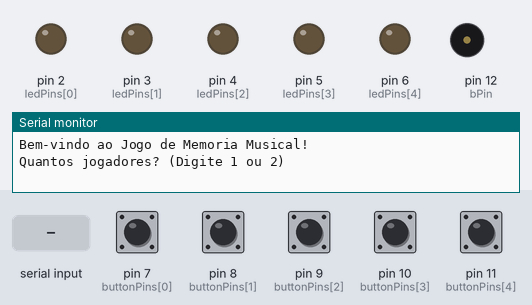
The sketch below on a simulated Arduino Uno, built with avr-gcc and run on an emulated ATmega328P. Shown: output pins drawn as LEDs (lit = HIGH), buzzer (waves = sounding), the last lines printed to the serial monitor. Dashed ring = blinking. Inputs (shaded band) come from the test bench; at power-on: pin 7 (buttonPins[0]), pin 8 (buttonPins[1]), pin 9 (buttonPins[2]), pin 10 (buttonPins[3]), pin 11 (buttonPins[4]) HIGH. Random numbers use the default seed unless the sketch sets one.

Above: at 1.2 s.
1.3 s: "30,150\n" received over Serial
At 2.0 s:
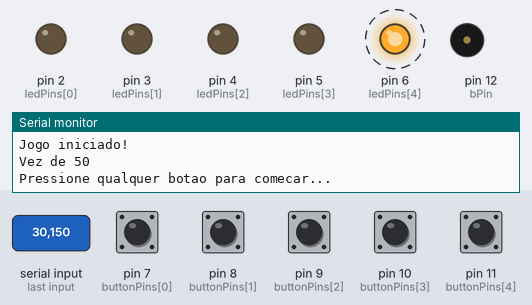
At 2.45 s:
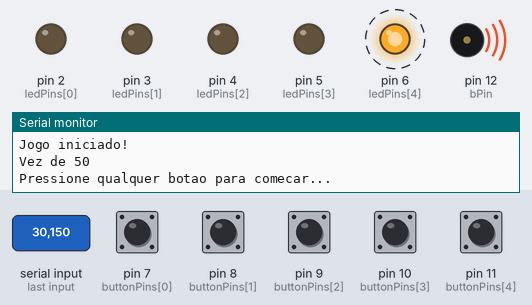
4.3 s: pin 7 (buttonPins[0]) pulled LOW for 1 s
At 9.3 s:
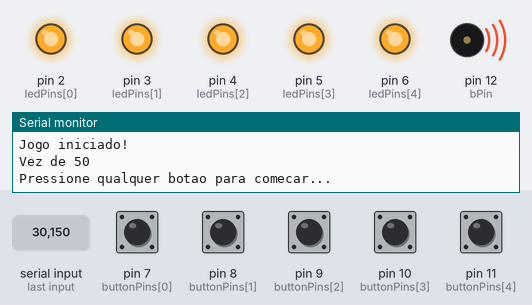
Timing chart, 0 to 18.5 s (numbered marks = the images above; inputs shaded):
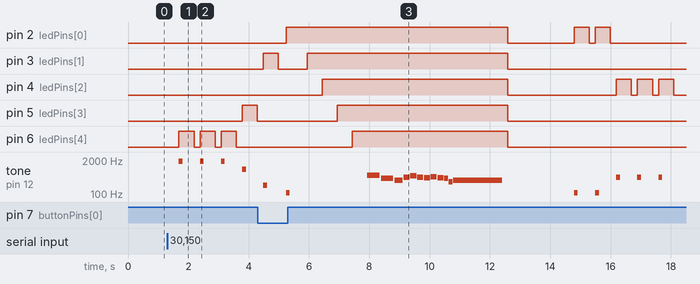

The sketch:

copy_of_jogo_da_memoria1.ino
```cpp
/*
 * Jogo de Memória Musical Multiplayer
 *
 * Funcionalidades:
 * - 1 ou 2 jogadores
 * - Registro de nomes dos jogadores
 * - Cronometragem de tempo para cada jogador
 * - Ranking ao final
 * - Feedback sonoro
 */

#define NOTE_B0  31
#define NOTE_C1  33
#define NOTE_CS1 35
#define NOTE_D1  37
#define NOTE_DS1 39
#define NOTE_E1  41
#define NOTE_F1  44
#define NOTE_FS1 46
#define NOTE_G1  49
#define NOTE_GS1 52
#define NOTE_A1  55
#define NOTE_AS1 58
#define NOTE_B1  62
#define NOTE_C2  65
#define NOTE_CS2 69
#define NOTE_D2  73
#define NOTE_DS2 78
#define NOTE_E2  82
#define NOTE_F2  87
#define NOTE_FS2 93
#define NOTE_G2  98
#define NOTE_GS2 104
#define NOTE_A2  110
#define NOTE_AS2 117
#define NOTE_B2  123
#define NOTE_C3  131
#define NOTE_CS3 139
#define NOTE_D3  147
#define NOTE_DS3 156
#define NOTE_E3  165
#define NOTE_F3  175
#define NOTE_FS3 185
#define NOTE_G3  196
#define NOTE_GS3 208
#define NOTE_A3  220
#define NOTE_AS3 233
#define NOTE_B3  247
#define NOTE_C4  262
#define NOTE_CS4 277
#define NOTE_D4  294
#define NOTE_DS4 311
#define NOTE_E4  330
#define NOTE_F4  349
#define NOTE_FS4 370
#define NOTE_G4  392
#define NOTE_GS4 415
#define NOTE_A4  440
#define NOTE_AS4 466
#define NOTE_B4  494
#define NOTE_C5  523
#define NOTE_CS5 554
#define NOTE_D5  587
#define NOTE_DS5 622
#define NOTE_E5  659
#define NOTE_F5  698
#define NOTE_FS5 740
#define NOTE_G5  784
#define NOTE_GS5 831
#define NOTE_A5  880
#define NOTE_AS5 932
#define NOTE_B5  988
#define NOTE_C6  1047
#define NOTE_CS6 1109
#define NOTE_D6  1175
#define NOTE_DS6 1245
#define NOTE_E6  1319
#define NOTE_F6  1397
#define NOTE_FS6 1480
#define NOTE_G6  1568
#define NOTE_GS6 1661
#define NOTE_A6  1760
#define NOTE_AS6 1865
#define NOTE_B6  1976
#define NOTE_C7  2093
#define NOTE_CS7 2217
#define NOTE_D7  2349
#define NOTE_DS7 2489
#define NOTE_E7  2637
#define NOTE_F7  2794
#define NOTE_FS7 2960
#define NOTE_G7  3136
#define NOTE_GS7 3322
#define NOTE_A7  3520
#define NOTE_AS7 3729
#define NOTE_B7  3951
#define NOTE_C8  4186
#define NOTE_CS8 4435
#define NOTE_D8  4699
#define NOTE_DS8 4978
#define REST      0

// Configurações do jogo
const int bPin = 12;
int melodyOg[] = { NOTE_A2, NOTE_A3, NOTE_A4, NOTE_A5, NOTE_A6 };
int noteDurationOg = 1000/8;
int ledPins[5] = {2, 3, 4, 5, 6};
int buttonPins[5] = {7, 8, 9, 10, 11};
int sequence[5] = {-1, -1, -1, -1, -1};
int play[5] = {-1, -1, -1, -1, -1};

// Variáveis do jogo
int count = 0;
int numJogadores = 1;
int jogadorAtual = 0;
unsigned long tempoInicio = 0;
unsigned long tempoJogada[2] = {0, 0};
String nomesJogadores[2] = {"", ""};
bool aguardandoInput = true;
bool gameStarted = false;
int Tempo = (60000/128)*4;

// Variáveis para música de vitória
volatile int currentNote = 0;
volatile bool playingVictory = false;

// Melodia de vitória
const int victoryMelody[] = {
  NOTE_C5,16, NOTE_B4,16, NOTE_C5,4, NOTE_E5,4,
  NOTE_FS5,4, NOTE_A5,16, NOTE_G5,16, NOTE_A5,8, NOTE_G5,8, NOTE_FS5,8, NOTE_A5,8,
  NOTE_G5,4, NOTE_B5,16, NOTE_A5,16, NOTE_B5,4, NOTE_E5,4,
  NOTE_C5,16, NOTE_B4,16, NOTE_C5,8, NOTE_B4,8, NOTE_A4,4,
  NOTE_FS5,4, NOTE_A5,16, NOTE_G5,16, NOTE_A5,8, NOTE_G5,8, NOTE_FS5,8, NOTE_A5,8,
  NOTE_G5,3, NOTE_FS5,16, NOTE_G5,16, NOTE_A5,3, NOTE_G5,16, NOTE_A5,16,
  NOTE_B5,8, NOTE_A5,8, NOTE_G5,8, NOTE_FS5,8, NOTE_E5,4, NOTE_B4,4, NOTE_C5,1
};

const int victoryDurations[] = {
  16,16,4,4,4,16,16,8,8,8,8,
  4,16,16,4,4,16,16,8,8,4,
  4,16,16,8,8,8,8,
  3,16,16,3,16,16,
  8,8,8,8,4,4,1
};

void setup() {
  Serial.begin(9600);

  // Configura pinos
  for(int i = 0; i < 5; i++){
    pinMode(ledPins[i], OUTPUT);
    pinMode(buttonPins[i], INPUT_PULLUP);
  }

  // Mensagem inicial
  Serial.println("Bem-vindo ao Jogo de Memoria Musical!");
  Serial.println("Quantos jogadores? (Digite 1 ou 2)");
}

void loop() {
  if (aguardandoInput) {
    if (!gameStarted) {
      tratarSelecaoJogadores();
    } else {
      tratarNomesJogadores();
    }
  } else {
    if (jogadorAtual < numJogadores) {
      jogarPartida();
    } else {
      mostrarRanking();
      // Reinicia o jogo
      aguardandoInput = true;
      gameStarted = false;
      jogadorAtual = 0;
      Serial.println("\n\nNovo jogo!");
      Serial.println("Quantos jogadores? (Digite 1 ou 2)");
    }
  }
}

void tratarSelecaoJogadores() {
  if (Serial.available() > 0) {
    char c = Serial.read();
    if (c == '1' || c == '2') {
      numJogadores = c - '0';
      gameStarted = true;
      aguardandoInput = true;
      Serial.print("\nJogadores selecionados: ");
      Serial.println(numJogadores);
      Serial.println("Digite o nome do Jogador 1 e pressione ENTER:");
    } else {
      Serial.println("Entrada invalida! Digite 1 ou 2");
    }
  }
}

void tratarNomesJogadores() {
  if (Serial.available() > 0) {
    String nome = Serial.readStringUntil('\n');
    nome.trim();

    if (nome.length() > 0) {
      nomesJogadores[jogadorAtual] = nome;
      jogadorAtual++;

      if (jogadorAtual < numJogadores) {
        Serial.print("Digite o nome do Jogador ");
        Serial.print(jogadorAtual + 1);
        Serial.println(" e pressione ENTER:");
      } else {
        aguardandoInput = false;
        jogadorAtual = 0;
        randomSeed(analogRead(A1));
        Serial.println("\nJogo iniciado!");
      }
    }
  }
}

void jogarPartida() {
  Serial.print("\nVez de ");
  Serial.println(nomesJogadores[jogadorAtual]);
  Serial.println("Pressione qualquer botao para comecar...");

  // Espera qualquer botão ser pressionado para começar
  while (true) {
    for (int i = 0; i < 5; i++) {
      if (digitalRead(buttonPins[i]) == LOW) {
        delay(300); // Debounce
        break;
      }
    }
    break;
  }

  tempoInicio = millis();
  playSequence();

  while (count < 5) {
    for (int i = 0; i < 5; i++) {
      if (digitalRead(buttonPins[i]) == LOW) {
        delay(250);
        tone(bPin, melodyOg[i], noteDurationOg);
        digitalWrite(ledPins[i], HIGH);
        play[count] = i;
        count++;
        delay(200);
        digitalWrite(ledPins[i], LOW);
        validatePlay();
      }
    }
  }

  // Jogador acertou
  tempoJogada[jogadorAtual] = millis() - tempoInicio;
  Serial.print("Parabens, ");
  Serial.print(nomesJogadores[jogadorAtual]);
  Serial.print("! Tempo: ");
  Serial.print(tempoJogada[jogadorAtual] / 1000);
  Serial.println(" segundos");

  startVictoryMusic();
  delay(3000);

  // Prepara próximo jogador
  count = 0;
  jogadorAtual++;
  if (jogadorAtual < numJogadores) {
    resetGameForNextPlayer();
  }
}

void resetGameForNextPlayer() {
  for (int i = 0; i < 5; i++) {
    play[i] = -1;
    digitalWrite(ledPins[i], LOW);
  }
  randomSeed(analogRead(A1));
}

void mostrarRanking() {
  Serial.println("\n=== RESULTADO FINAL ===");

  if (numJogadores == 1) {
    Serial.print(nomesJogadores[0]);
    Serial.print(" completou em ");
    Serial.print(tempoJogada[0] / 1000);
    Serial.println(" segundos");
  } else {
    // Determina o vencedor
    int vencedor = tempoJogada[0] < tempoJogada[1] ? 0 : 1;

    Serial.print("Vencedor: ");
    Serial.print(nomesJogadores[vencedor]);
    Serial.print(" (");
    Serial.print(tempoJogada[vencedor] / 1000);
    Serial.println(" segundos)");

    Serial.print(nomesJogadores[1 - vencedor]);
    Serial.print(": ");
    Serial.print(tempoJogada[1 - vencedor] / 1000);
    Serial.println(" segundos");
  }
}

void playSequence() {
  for (int i = 0; i < 5; i++) {
    int randomNumber = random(5);
    sequence[i] = randomNumber;
  }

  for (int i = 0; i < 5; i++) {
    delay(200);
    tone(bPin, melodyOg[sequence[i]], noteDurationOg);
    digitalWrite(ledPins[sequence[i]], HIGH);
    delay(500);
    digitalWrite(ledPins[sequence[i]], LOW);
  }
}

void validatePlay() {
  for (int i = 0; i < 5; i++) {
    if (play[i] != -1 && play[i] != sequence[i]) {
      // Jogador errou
      for (int j = 0; j < 5; j++) {
        digitalWrite(ledPins[j], HIGH);
        delay(500);
      }

      gameOverMusic();

      // Reinicia a tentativa
      for (int j = 0; j < 5; j++) {
        play[j] = -1;
        digitalWrite(ledPins[j], LOW);
      }

      count = 0;
      Serial.println("Sequencia errada. Tente novamente...");
      delay(2000);
      playSequence();
      return;
    }
  }
}

void startVictoryMusic() {
  playingVictory = true;
  currentNote = 0;
  setupTimer1();
}

void setupTimer1() {
  // Configura TIMER1 para controle da música
  TCCR1A = 0;                // Modo normal
  TCCR1B = 0;                // Limpa registrador
  TCNT1 = 0;                 // Zera temporizador
  OCR1A = 31250;             // Valor para interrupção
  TCCR1B |= (1 << WGM12);    // Modo CTC
  TCCR1B |= (1 << CS12) | (1 << CS10); // Prescaler 1024
  TIMSK1 |= (1 << OCIE1A);   // Habilita interrupção
}

ISR(TIMER1_COMPA_vect) {
  if (playingVictory) {
    if (currentNote < sizeof(victoryMelody)/sizeof(victoryMelody[0])) {
      int note = victoryMelody[currentNote];
      int duration = victoryDurations[currentNote];

      if (note > 0) {
        tone(bPin, note, Tempo/duration);
      }

      currentNote++;
      OCR1A = (Tempo/duration) * 15625 / 1000;
    } else {
      playingVictory = false;
      noTone(bPin);
      TIMSK1 &= ~(1 << OCIE1A); // Desabilita interrupção
    }
  }
}

void gameOverMusic() {
  int tempo = 200;
  int melody[] = {
    NOTE_C5,-4, NOTE_G4,-4, NOTE_E4,4,
    NOTE_A4,-8, NOTE_B4,-8, NOTE_A4,-8, NOTE_GS4,-8, NOTE_AS4,-8, NOTE_GS4,-8,
    NOTE_G4,8, NOTE_D4,8, NOTE_E4,-1,
  };

  int notes = sizeof(melody) / sizeof(melody[0]) / 2;
  int wholenote = (60000 * 4) / tempo;
  int divider = 0, noteDuration = 0;

  for (int thisNote = 0; thisNote < notes * 2; thisNote = thisNote + 2) {
    divider = melody[thisNote + 1];
    if (divider > 0) {
      noteDuration = (wholenote) / divider;
    } else if (divider < 0) {
      noteDuration = (wholenote) / abs(divider);
      noteDuration *= 1.5;
    }
    tone(bPin, melody[thisNote], noteDuration * 0.9);
    delay(noteDuration);
    noTone(bPin);
  }
}
```

Measured:
- after the input at 1.3 s, pin 5 (ledPins[3]): LOW → HIGH after 2.5 s, → LOW 0.50 s later; pin 6 (ledPins[4]): alternates HIGH for 0.50 s and LOW for 0.20 s, starting after 0.39 s; tone on pin 12 (bPin): plays 1760 Hz for 0.13 s, 1760 Hz for 0.13 s, 1760 Hz for 0.13 s, 880 Hz for 0.13 s, starting after 0.39 s
- after the input at 4.3 s, pin 2 (ledPins[0]): goes HIGH 7.4 s, LOW 2.2 s, HIGH 0.50 s, LOW 0.20 s, HIGH 0.50 s, then LOW, starting after 0.94 s; pin 4 (ledPins[2]): LOW → HIGH after 2.1 s, → LOW 6.2 s later, → HIGH 3.6 s later, → LOW 0.50 s later, … (8 changes in this stretch)
